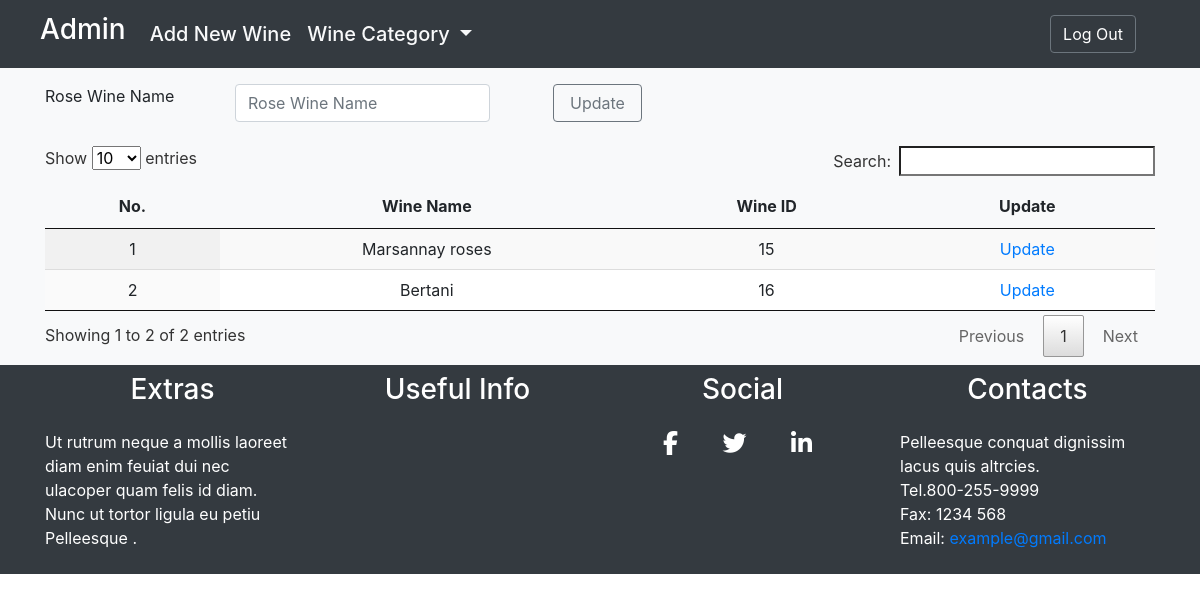
/view/rosewine_view.php (signed in), run on the app's committed database.
### tables this page shows
CREATE TABLE `wine` (
  `id` int(11) NOT NULL,
  `name` varchar(100) DEFAULT NULL,
  `categoryid` int(11) DEFAULT NULL,
  `description` varchar(300) DEFAULT NULL,
  `image_url` varchar(200) DEFAULT NULL,
  `created_by` int(11) DEFAULT NULL,
  `updated_by` int(11) DEFAULT NULL,
  `created_at` date DEFAULT NULL,
  `updated_at` date DEFAULT NULL
);

### model/dbconnect.php (called while the page is built, shortened)
<?php
$db = "winestore";
?>

### controller/rosewine_controller.php (called while the page is built, shortened)
<?php
require_once '../model/rosewine_model.php';
class RoseWineController
{
        function select($id)
        {
            $rosewine = new RoseWine();
            $data = $rosewine->select($id);
            return $data;
        }
}
?>

### model/rosewine_model.php (called while the page is built, shortened)
<?php
class RoseWine
{
    protected $conn;
    function __construct()
    {
        include __DIR__."/dbconnect.php";
		$this->conn = $conn;
    }
        function select($id)
        {
            if($id == null)
                return mysqli_query($this->conn,
                "SELECT wine.name,wine.id,category.category_id FROM `wine` INNER JOIN `category` WHERE wine.categoryid=3 and category.category_id=3");
            else
                return mysqli_query($this->conn,
                "SELECT *
                    FROM `wine` WHERE id=$id");
        }
}
?>

### view/rosewine_view.php (the view, shortened to what this page needs)
<?php
require_once 'header.php';
require_once 'admin_navbar.php';
require_once '../controller/rosewine_controller.php';
$rosewine = new RoseWineController();
$wupdate = "Update";
$ud = "";
?>
<div class="container-fluid bg-light">
    <div class="container pt-3 align-center">
		<form class="form-group" role="form" action ="../controller/rosewine_controller.php" method="post">
            <div class="form-group row">
                <label for="wname" class="col-sm-2 col-control-label">Rose Wine Name</label>
                <div class="col-sm-3">
                    <input type="text" class="form-control" name="wname" placeholder="Rose Wine Name"
                    >
                    <?php
                        if($ud = "update")
                        {
                    ?>
                            <input type="hidden" name="id" value="<?= $id ?>">
                    <?php
                        }
                    ?>
                </div>
                <button class="btn btn-outline-secondary ml-5 mr-2 px-3" type="submit" name=<?= $ud ?>><?= $wupdate ?></button>
            </div>
		</form>
	</div>
    <div class="container py-2">
        <table id="example" class="display text-center">
            <thead>
                <tr>
                    <th>No.</th>
                    <th>Wine Name</th>
                    <th>Wine ID</th>
                    <th>Update</th>
                </tr>
            </thead>
            <tbody>
                <?php
                    $sql = $rosewine->select("");
                    $i = 1;
                    while($data = mysqli_fetch_array($sql))
                    {
                ?>
                        <tr>
                            <td><?= $i++ ?></td>
                            <td><?= $data['name'] ?></td>
                            <td><?= $data['id'] ?></td>
                            <td>
                                <a href="../view/rosewine_view.php?id=<?= $data['id'] ?>" >Update</a>
                            </td>
                        </tr>
                <?php
                    }
                ?>
            </tbody>
        </table>
    </div>
</div>
<?php
require_once 'footer.php';
?>

### data on the page
wine: name "Marsannay roses", id "15"
wine: name "Bertani", id "16"

### other printed values
$wupdate "Update"
